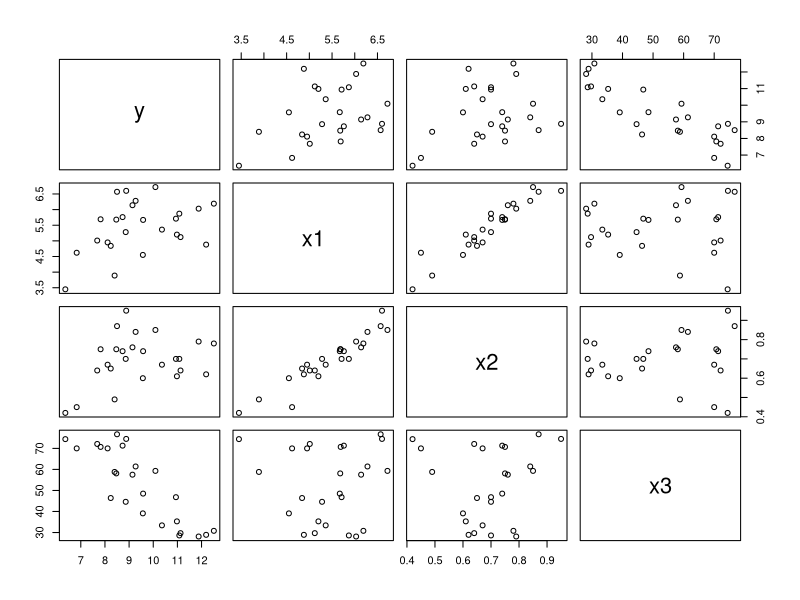
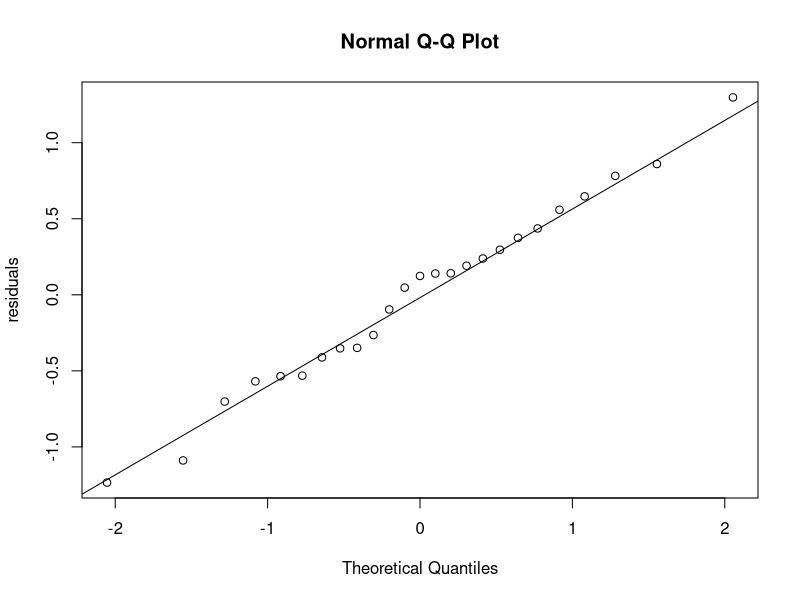
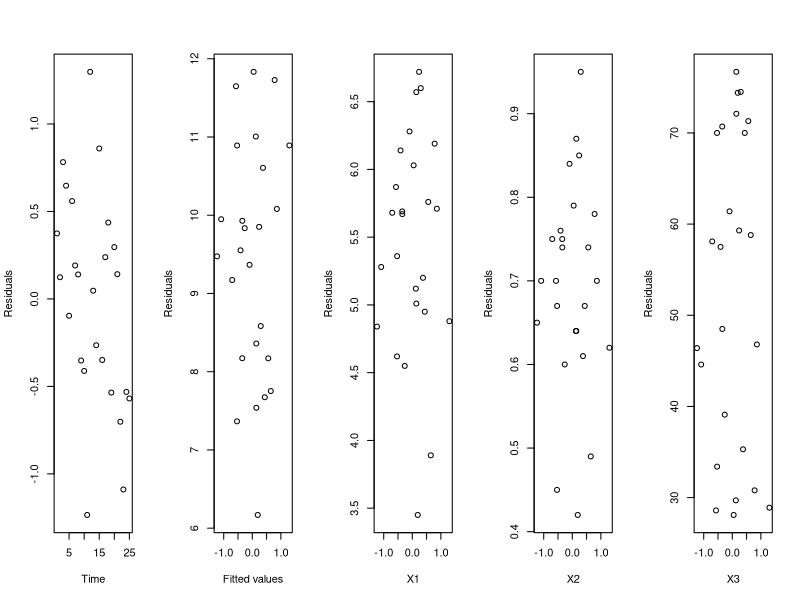

R code for these plots, in order:
# graphical display of the observed data
steam_raw <- read.table("Steam.dat", header=FALSE)
steam <- data.frame(y=steam_raw$V2, x1=steam_raw$V3, x2=steam_raw$V4, x3=steam_raw$V9)
steam
plot(steam)

## modelling multiple linear regression
# fit a MLR model
mlr <- lm(y ~ x1+x2+x3, data=steam)
summary(mlr)

# extract regression quantities we need from the model object
names(mlr)

mlrs <- summary(mlr)
names(mlrs)

## adequacy checking (same case as SLR)
# 4.1 from viewpoint of fitted model

# 4.2 from viewpoint of residuals
# normality checking
qqnorm(residuals(mlr), ylab="residuals")
qqline(residuals(mlr))

## checking for time effects, non-constant variance and higher order curvatures
# draw some plots of residuals
par(mfrow=c(1,5))
plot(residuals(mlr), ylab="Residuals", xlab="Time")
plot(residuals(mlr), fitted(mlr), ylab="Residuals", xlab="Fitted values")
plot(residuals(mlr), steam$x1, ylab="Residuals", xlab="X1")
plot(residuals(mlr), steam$x2, ylab="Residuals", xlab="X2")
plot(residuals(mlr), steam$x3, ylab="Residuals", xlab="X3")

#durbin-watson tests
library(lmtest)
dwtest(y ~ x1+x2+x3, data=steam)

## F-test for reduced model and full model
# 5.1 test whether some coefficients are zeros
# Some F-tests
# H_0: beta1=beta2=0
mlr1 <- lm(y ~ x3, data=steam)
anova(mlr1,mlr)
# implies that we have to reject the null hypothesis at the level of 0.01

# test for more complicated relationship
# beta1_hat = 0.713592, beta2_hat = 0.330497
# H_0: beta1 = 2*beta2
mlr2 <- lm(y ~ I(2*x1+x2)+x3, data=steam)
summary(mlr2)
anova(mlr2,mlr)
# conclusion: we cannot reject the null hypothesis at the level of 0.1

# test whether coefficients are constant
# beta1_hat = 0.713592
# H_0: beta1 = 0.7
mlr3 <- lm(y ~ offset(0.7*x1)+x2+x3, data=steam)
summary(mlr3)
anova(mlr3,mlr)

## 6.2 Prediction
# prediction
con <- c(1,0.7,0.5,0.3)
lhat <- sum(con*coef(mlr))
lhat
t05 <-qt(0.975,21)
bm <- t05*mlrs$sigma*sqrt(con%*%mlrs$cov.unscaled%*%con)
c(lhat-bm,lhat+bm)
c3 <- 1
bm <- t05*mlrs$sigma*sqrt(con%*%mlrs$cov.unscaled%*%con+c3)
c(lhat-bm,lhat+bm)
con <- data.frame(x1=0.7,x2=0.5,x3=0.3)
predict(mlr,con,interval='confidence',level=0.95)
predict(mlr,con,interval='prediction',level=0.95)
